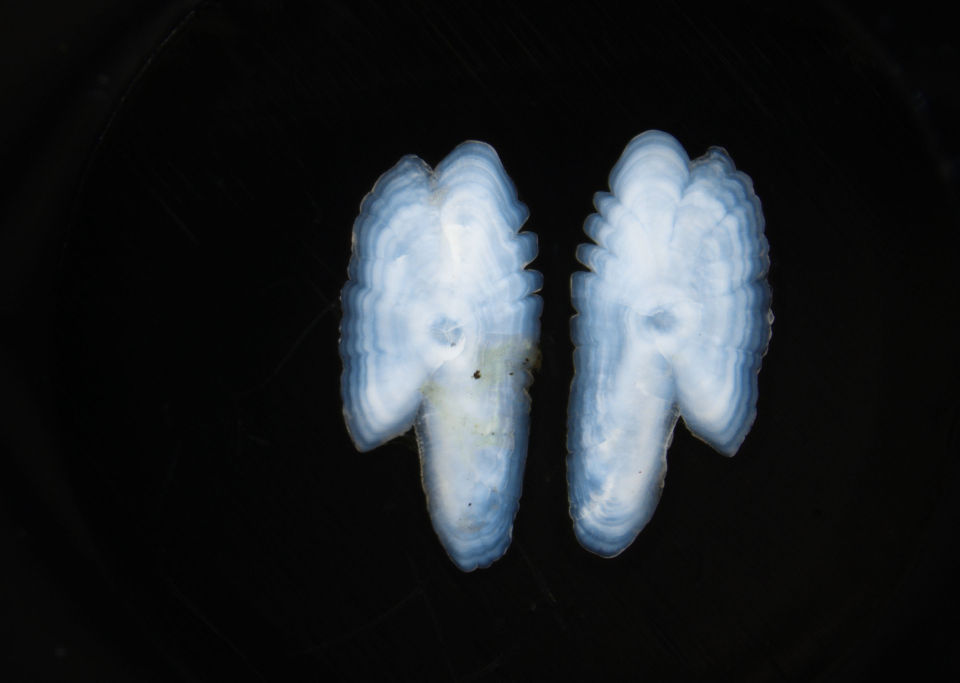
#> input picture data/ZEGAR/Zdjęcia/Z01.jpg, 2880 x 2048 px (shown at 1/3 size); its folder holds only this picture in this run
$ python -i otolith_axis.py   (imports and definitions only)
#> lines starting #> are read from the running program, lines starting #| are printed output that depends on the picture; after the words box and inside, x2 and y2 are one past the last pixel; in counts of white or black regions, pixels touching at a corner belong together
"""Otolith segmentation and biological measurement-axis detection.

The measurement axis origin is always the geometric centroid of the segmented otolith
(≈ nucleus / primordium). Two conventions for the TERMINUS (``axis_method``, see
``SegmentationConfig``):

  - ``"ring_richness"`` (13.08, DEFAULT since 13.08, see ``find_reading_edge``): the
    contour point, within a cone opposite the tail, whose intensity profile shows the
    most candidate ring peaks. Promoted to default after validation: real expert ring
    annotations (project's first — "ZEGAR", 42 otoliths, two independent readers) showed
    the older ``"farthest"`` heuristic pointing at the ring-FREE tail/spur in 42/42
    samples, opposite where both readers actually counted rings — confirmed on real
    production photos too, not just that one dataset. Switching gave a 25x/6x real-
    ground-truth localization improvement on two independent checkpoints (see
    ``plans and summaries/12.08_ZEGAR_ANOTACJE_TO_DO.md`` §11 and
    ``plans and summaries/6.08_PODSUMOWANIE_PROCESU.md`` Etap 23). Only affects this
    module's reporting/candidate-extraction output, never training (see
    ``compute_polar_grid``'s own docstring below) — so promoting it retroactively doesn't
    invalidate or require retraining any existing checkpoint.
  - ``"farthest"`` (original ICES-protocol-derived convention, kept for comparison/
    rollback): the farthest point on the otolith contour from the centroid (nominally
    the post-rostral tip) — see ``find_farthest_edge``.

Used by ``src/candidates.py`` to draw biologically meaningful overlays and to
sample the DINOv2 patch-importance grid along the actual otolith axis instead
of an arbitrary vertical line through the image centre.

Robust to: off-centre otoliths, oblique orientation, image-edge artefacts
(rulers, captions). Returns ``None`` for uniform/featureless images so callers
can fall back to the vertical-centre heuristic.
"""
from __future__ import annotations

from pathlib import Path
from typing import Optional

import cv2
import numpy as np
from PIL import Image as PILImage
from scipy.signal import find_peaks


# ---------------------------------------------------------------------------
# Segmentation
# ---------------------------------------------------------------------------

def _detect_polarity(gray: np.ndarray, sample_size: int = 20) -> str:
    """Decide whether the otolith is brighter or darker than the background.

    Samples the four image corners. If the average corner intensity is low
    (dark frame), the otolith is the bright region → ``"bright"``; otherwise
    the otolith is the dark region on a bright background → ``"dark"``.
    """
    H, W = gray.shape
    s = max(1, min(sample_size, H // 4, W // 4))
    corners = [
        gray[0:s,    0:s   ],
        gray[0:s,    W-s:W ],
        gray[H-s:H,  0:s   ],
        gray[H-s:H,  W-s:W ],
    ]
    avg_corner = float(np.mean([c.mean() for c in corners]))
    return "bright" if avg_corner < 128 else "dark"


# [57 lines left out: function _hysteresis_mask, not called in this run]


# Default radial-segmentation parameters (overridable via SegmentationConfig).
_RADIAL_DEFAULTS = {
    "frac":          0.18,   # per-ray threshold = this fraction of the ray's body brightness
    "background_k":  3.0,    # background floor = bg_mean + k·bg_std
    "n_angles":      720,    # rays cast from the nucleus
    "smooth_sigma":  4.0,    # Gaussian sigma for periodic r(θ) smoothing (low = follow scalloped teeth)
    "gap_tolerance": 8,      # pixels a ray may dip below threshold before the boundary commits
}


def segment_otolith(
    rgb: np.ndarray,
    method: str = "radial",
    weak_offset: int = 30,
    **radial_params,
) -> Optional[np.ndarray]:
    """Binary mask of the otolith (largest connected blob).

    Two methods (``method``):
      * ``"radial"`` (default) — cast rays from the nucleus and place the boundary
        where each ray fades into the background; produces a SMOOTH outline that
        reaches the faint, thinning rim (see ``_segment_radial``). Best for
        transilluminated embedded otoliths whose edge dissolves into the dark
        background and whose late increments sit in that faint margin.
      * ``"threshold"`` — the original Otsu + hysteresis region-growing
        (``_segment_threshold``). Kept as a fallback and for light-background /
        high-contrast cases.

    The radial method falls back to the threshold method (then ``None``) if it
    cannot find a core. ``**radial_params`` overrides ``_RADIAL_DEFAULTS``.

    Args:
        rgb         : (H, W, 3) uint8 RGB
        method      : "radial" | "threshold"
        weak_offset : threshold-method weak-band offset from Otsu
        radial_params: frac, background_k, n_angles, smooth_sigma, gap_tolerance

    Returns ``None`` for uniform images or when segmentation collapses.
    """
    if rgb is None or rgb.size == 0:
        return None
    if rgb.ndim != 3 or rgb.shape[2] != 3:
        return None

    if method == "radial":
        params = {**_RADIAL_DEFAULTS, **radial_params}
        mask = _segment_radial(rgb, **params)
        if mask is not None:
            return mask
        # radial could not find a core → fall back to the threshold method
    return _segment_threshold(rgb, weak_offset=weak_offset)


# [41 lines left out: function _segment_threshold, not called in this run]


def _segment_radial(
    rgb: np.ndarray,
    frac: float = 0.18,
    background_k: float = 3.0,
    n_angles: int = 720,
    smooth_sigma: float = 4.0,
    gap_tolerance: int = 8,
) -> Optional[np.ndarray]:
    """Smooth otolith mask by casting rays from the nucleus to the fade edge.

    Transilluminated embedded otoliths are opaque at the core and fade toward a
    thin, translucent rim before meeting the dark background. A contrast-based
    threshold stops at the opaque core (outline too small) and wiggles along the
    ring structure (squiggles). Instead:

      1. Estimate the background level (``bg_mean``/``bg_std``) from the four image
         corners; detect polarity and invert so the otolith is the *bright* region.
      2. Find a coarse core (strong Otsu → largest component) and its centroid
         (the nucleus).
      3. Cast ``n_angles`` rays from the centroid. Along each ray, the boundary is
         the OUTERMOST radius whose intensity exceeds a PER-RAY threshold
         ``max(bg_mean + k·bg_std, bg_mean + frac·(ray_peak − bg_mean))`` — a
         fraction of *that ray's* own body brightness, floored at the background.
         This keeps genuinely faint tissue but rejects dim scatter/smoke where the
         body is bright. A short run below threshold (``gap_tolerance`` px) is
         tolerated so a faint bridge isn't cut early.
      4. Smooth ``r(θ)`` periodically (Gaussian) → removes squiggles, keeps lobes.
      5. Rasterise the smooth radial polygon into a filled mask.

    Returns ``None`` if no core is found (caller falls back to the threshold method).
    """
#> called with frac = 0.18, background_k = 3, n_angles = 720, smooth_sigma = 4, gap_tolerance = 8
    H, W = rgb.shape[:2]
    gray = cv2.cvtColor(rgb, cv2.COLOR_RGB2GRAY)
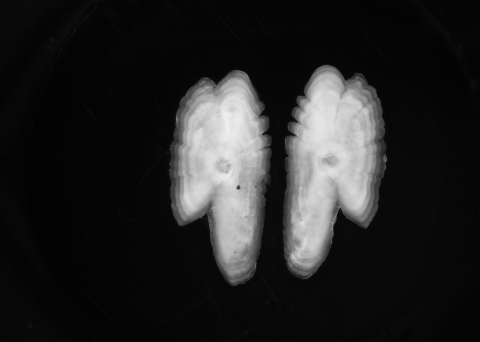
#> gray: shape (2048, 2880) (shown at 1/6 size); min 0, max 242, mean 35.7
    blur = cv2.GaussianBlur(gray, (0, 0), 3).astype(np.float32)

    # Background from corners + polarity (invert so otolith is bright).
    polarity = _detect_polarity(blur.astype(np.uint8))
#> in _detect_polarity, `avg_corner = float(np.mean([c.mean() for c in corners]))`: avg_corner = 6.3
#> polarity = 'bright'
    if polarity == "dark":                       # otolith darker than background
        blur = 255.0 - blur
    s = max(10, min(H, W) // 20)
    corners = np.concatenate([
        blur[:s, :s].ravel(), blur[:s, -s:].ravel(),
        blur[-s:, :s].ravel(), blur[-s:, -s:].ravel(),
    ])
    bg_mean = float(corners.mean())
#> bg_mean = 6.41
    bg_std = float(corners.std()) + 1e-3
#> bg_std = 2.41
    bg_floor = bg_mean + background_k * bg_std
#> bg_floor = 13.63

    # Coarse core → centroid (nucleus).
    core_t, _ = cv2.threshold(
        cv2.GaussianBlur(blur.astype(np.uint8), (5, 5), 0),
        0, 255, cv2.THRESH_BINARY + cv2.THRESH_OTSU,
    )
#> core_t = 93
    core = (blur > core_t).astype(np.uint8) * 255
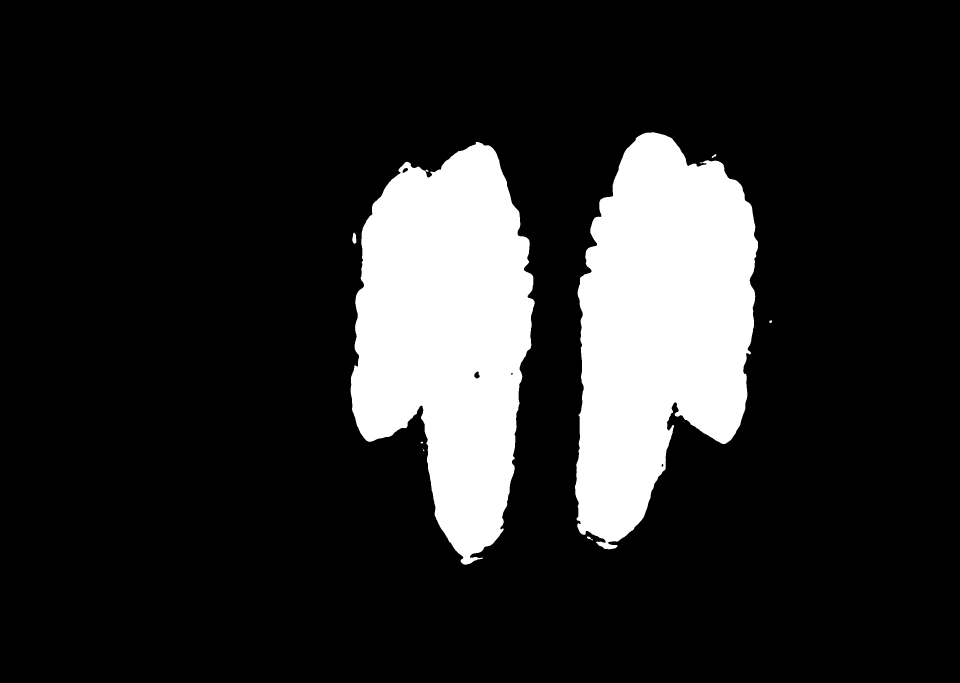
#> core: shape (2048, 2880) (shown at 1/3 size); 15.9% white; 10 white regions (2 under 20 px), largest, box (x1, y1, x2, y2) and area: (1725, 397, 2274, 1648) 471309, (1052, 426, 1604, 1694) 467644, (1057, 698, 1069, 731) 303
    core = cv2.morphologyEx(
        core, cv2.MORPH_OPEN, cv2.getStructuringElement(cv2.MORPH_ELLIPSE, (9, 9))
    )
#> core: shape (2048, 2880); 15.9% white; 3 white regions
    contours, _ = cv2.findContours(core, cv2.RETR_EXTERNAL, cv2.CHAIN_APPROX_SIMPLE)
#> contours = 3 contours; box (x1, y1, x2, y2) and area: (1725, 397, 2274, 1648) 469308, (1052, 426, 1604, 1694) 466249, (1057, 702, 1069, 730) 236
#> (the rest of the program and of its run is left out)
